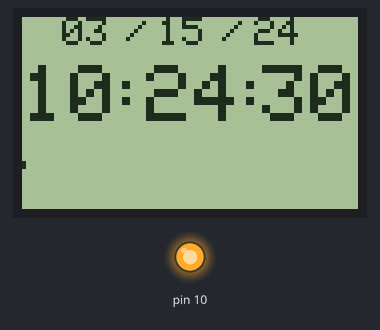
Simulated run of this sketch. Board: Arduino Uno, built with avr-gcc and run on an emulated ATmega328P. On the bench: 84×48 one-colour display, output pins drawn as LEDs (lit = HIGH). Wiring (inferred from the names in the program): DS3231 clock at I2C address 0x68. The local clock reads 2024-03-15 10:24:30 at power-on unless the sketch sets it.

Above: at 0.11 s.
At 9.1 s:
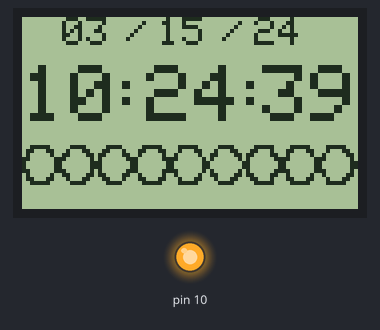
At 19.2 s:
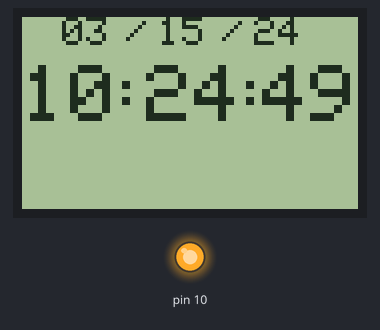
At 20.1 s:
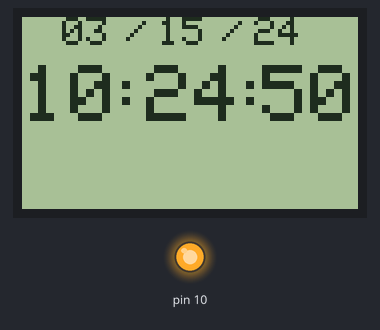
At 29.5 s:
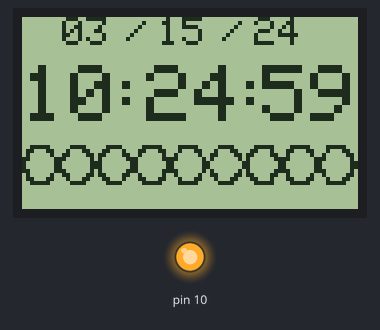
At 30.1 s:
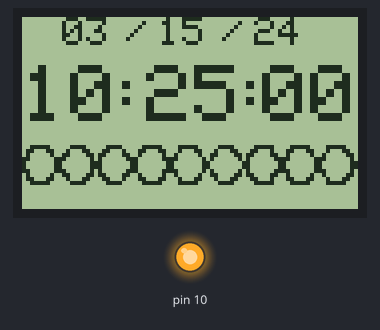

The sketch:

UnoR3-Nokia5110-DigitalClock-DS3231-OK.ino
```cpp
// http://gadgetzoneblog.blogspot.in/2013/11/a-simple-clock-using-nokia-5110-lcd.html

#include <Adafruit_GFX.h>
#include <Adafruit_PCD8544.h>
#include "Wire.h"

#define DS1307_ADDRESS 0x68     //same for DS3231 as well

byte zero = 0x00; //workaround for issue #527

// pin 7 - Serial clock out (SCLK)3
// pin 6 - Serial data out (DIN)4
// pin 5 - Data/Command select (D/C)5
// pin 4 - LCD chip select (CS)7
// pin 3 - LCD reset (RST)6
Adafruit_PCD8544 display = Adafruit_PCD8544(3, 4, 5, 7, 6);

#define LOGO16_GLCD_HEIGHT 16
#define LOGO16_GLCD_WIDTH  16

#define NUMFLAKES 10
#define XPOS 0
#define YPOS 1
#define DELTAY 2

float i;
float ii;
float yy;
int xk;
int second1;
int minute1;
int hour1; //24 hour time
int weekDay1; //0-6 -> sunday - Saturday
int monthDay1;
int month1;
int year1;


void setup()   {
 Wire.begin();
 Serial.begin(9600);
 pinMode(10, OUTPUT);
 analogWrite(10, 950);
 display.begin();
 display.clearDisplay();
 display.setContrast(45);
 // to be used only once while setting time on DS3231 module
 //setDateTime();
}

void loop() {
//  analogWrite(10, ii);
// ii++ ;
 printDate();
i = i + 0.05;

// this space can be reclaimed for displaying DOW, Temp etc...
if(xk==1)
{
yy = (sin(i) * 5) + 37;
   display.drawPixel(i*2.95, yy, WHITE);
yy = (sin(i*-1) * 5) + 37;
   display.drawPixel(i*2.95, yy, WHITE);
}
else
{
yy = (sin(i) * 5) + 37;
   display.drawPixel(i*2.95, yy, BLACK);
yy = (sin(i*-1) * 5) + 37;
   display.drawPixel(i*2.95, yy, BLACK);
}
 display.display();
 delay(1);    //change as needed

if(i>33){
 i=0;
 //display.clearDisplay();
  second1=0;
  minute1=0;
  hour1=0;
  weekDay1=0;
  monthDay1=0;
  month1=0;
  year1=0;
  if(xk==1)
  {
    xk = 0;
  }
  else
  {
   xk=1;
  }
}

// if(ii>1023){
//  ii=0;

// }
}
void setDateTime(){

 byte second =      45; //0-59
 byte minute =      04; //0-59
 byte hour =        20; //0-23
 byte weekDay =     1; //1-7
 byte monthDay =    25; //1-31
 byte month =       11; //1-12
 byte year  =       13; //0-99

 Wire.beginTransmission(DS1307_ADDRESS);
 Wire.write(zero); //stop Oscillator

 Wire.write(decToBcd(second));
 Wire.write(decToBcd(minute));
 Wire.write(decToBcd(hour));
 Wire.write(decToBcd(weekDay));
 Wire.write(decToBcd(monthDay));
 Wire.write(decToBcd(month));
 Wire.write(decToBcd(year));

 Wire.write(zero); //start

 Wire.endTransmission();

}

byte decToBcd(byte val){
// Convert normal decimal numbers to binary coded decimal
 return ( (val/10*16) + (val%10) );
}

byte bcdToDec(byte val)  {
// Convert binary coded decimal to normal decimal numbers
 return ( (val/16*10) + (val%16) );
}

void printDate(){

 // Reset the register pointer
 Wire.beginTransmission(DS1307_ADDRESS);
 Wire.write(zero);
 Wire.endTransmission();

 Wire.requestFrom(DS1307_ADDRESS, 7);

 int second = bcdToDec(Wire.read());
 int minute = bcdToDec(Wire.read());
 int hour = bcdToDec(Wire.read() & 0b111111); //24 hour time
 int weekDay = bcdToDec(Wire.read()); //0-6 -> sunday - Saturday
 int monthDay = bcdToDec(Wire.read());
 int month = bcdToDec(Wire.read());
 int year = bcdToDec(Wire.read());

 display.setTextSize(1);


    if(month!=month1)
 {
 display.setCursor(10,0);
 display.setTextColor(WHITE);
  display.print(month1);
 display.setCursor(10,0);
   if((month<=10) and (month>0))
 {
   display.print("0");
 }
 display.print(month1);
   display.setCursor(10,0);
 display.setTextColor(BLACK);
   if(month<10)
 {
   display.print("0");
 }
 display.print(month);

 month1 = month;
  }


  display.setCursor(26,0);
 display.print("/");


    if(monthDay!=monthDay1)
 {
 display.setCursor(34,0);
 display.setTextColor(WHITE);
  display.print(monthDay1);
 display.setCursor(34,0);
   if((monthDay<=10) and (monthDay>0))
 {
   display.print("0");
 }
 display.print(monthDay1);
   display.setCursor(34,0);
 display.setTextColor(BLACK);
   if(monthDay<10)
 {
   display.print("0");
 }
 display.print(monthDay);
 monthDay1 = monthDay;
  }

  display.setCursor(50,0);
 display.print("/");


   if(year!=year1)
 {
 display.setCursor(58,0);
 display.setTextColor(WHITE);
  display.print(year1);
 display.setCursor(58,0);
   if((year<=10) and (year>0))
 {
   display.print("0");
 }
 display.print(year1);
   display.setCursor(58,0);
 display.setTextColor(BLACK);
    if(year<10)
 {
   display.print("0");
 }
 display.print(year);
 year1 = year;
  }

display.setTextSize(2);
   if(hour!=hour1)
 {
 display.setCursor(0,12);
 display.setTextColor(WHITE);
   display.print(hour1);
 display.setCursor(0,12);
   if((hour<=10) and (hour>0))
 {
   display.print("0");
 }
 display.print(hour1);
   display.setCursor(0,12);
 display.setTextColor(BLACK);
    if(hour<10)
 {
   display.print("0");
 }
 display.print(hour);
 hour1 = hour;
  }

  display.setCursor(21,12);
 display.print(":");


   if(minute!=minute1)
 {
 display.setCursor(31,12);
 display.setTextColor(WHITE);
   display.print(minute1);
 display.setCursor(31,12);
   if((minute<=10) and (minute>0))
 {
   display.print("0");
 }
 display.print(minute1);
   display.setCursor(31,12);
 display.setTextColor(BLACK);
     if(minute<10)
 {
   display.print("0");
 }
 display.print(minute);
 minute1 = minute;
  }

  display.setCursor(52,12);
 display.print(":");


 if(second!=second1)
 {
 display.setCursor(60,12);
 display.setTextColor(WHITE);
 display.print(second1);
 display.setCursor(60,12);
   if((second<=10) and (second>0))
 {
   display.print("0");
 }
 display.print(second1);
   display.setCursor(60,12);
 display.setTextColor(BLACK);
   if(second<10)
 {
   display.print("0");
 }
 display.print(second);
 second1 = second;
  }


}
```

Measured:
- what the display in image 1 shows lasts 1.0 s, from 9.0 s to 10.0 s
- what the display in image 2 shows lasts 0.9 s, from 19.1 s to 20.0 s
- what the display in image 4 shows lasts 0.6 s, from 29.4 s to 30.0 s
